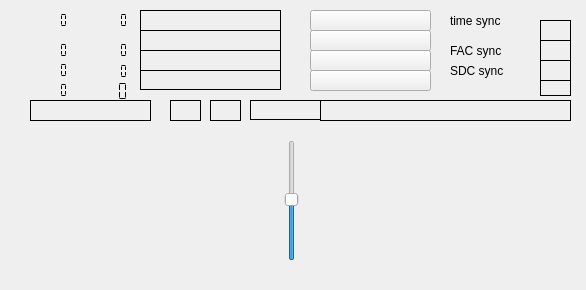
<?xml version="1.0" encoding="UTF-8"?>
<ui version="4.0">
 <class>drmdecoder</class>
 <widget class="QWidget" name="drmdecoder">
  <property name="geometry">
   <rect>
    <x>0</x>
    <y>0</y>
    <width>586</width>
    <height>290</height>
   </rect>
  </property>
  <property name="windowTitle">
   <string>drm decoder</string>
  </property>
  <widget class="QwtPlot" name="equalizerDisplay">
   <property name="geometry">
    <rect>
     <x>0</x>
     <y>140</y>
     <width>251</width>
     <height>121</height>
    </rect>
   </property>
  </widget>
  <widget class="QSlider" name="scopeSlider">
   <property name="geometry">
    <rect>
     <x>280</x>
     <y>140</y>
     <width>24</width>
     <height>121</height>
    </rect>
   </property>
   <property name="value">
    <number>50</number>
   </property>
   <property name="orientation">
    <enum>Qt::Vertical</enum>
   </property>
  </widget>
  <widget class="QwtPlot" name="iqPlotter">
   <property name="geometry">
    <rect>
     <x>340</x>
     <y>130</y>
     <width>191</width>
     <height>141</height>
    </rect>
   </property>
  </widget>
  <widget class="QLabel" name="messageLabel">
   <property name="geometry">
    <rect>
     <x>320</x>
     <y>100</y>
     <width>251</width>
     <height>21</height>
    </rect>
   </property>
   <property name="frameShape">
    <enum>QFrame::Box</enum>
   </property>
   <property name="text">
    <string/>
   </property>
  </widget>
  <widget class="QLabel" name="stationLabel">
   <property name="geometry">
    <rect>
     <x>30</x>
     <y>100</y>
     <width>121</width>
     <height>21</height>
    </rect>
   </property>
   <property name="frameShape">
    <enum>QFrame::Box</enum>
   </property>
   <property name="lineWidth">
    <number>1</number>
   </property>
   <property name="text">
    <string/>
   </property>
  </widget>
  <widget class="QLabel" name="audioModelabel">
   <property name="geometry">
    <rect>
     <x>250</x>
     <y>100</y>
     <width>71</width>
     <height>20</height>
    </rect>
   </property>
   <property name="frameShape">
    <enum>QFrame::Box</enum>
   </property>
   <property name="text">
    <string/>
   </property>
  </widget>
  <widget class="QLabel" name="modeIndicator">
   <property name="geometry">
    <rect>
     <x>210</x>
     <y>100</y>
     <width>31</width>
     <height>21</height>
    </rect>
   </property>
   <property name="frameShape">
    <enum>QFrame::Box</enum>
   </property>
   <property name="text">
    <string/>
   </property>
  </widget>
  <widget class="QLabel" name="spectrumIndicator">
   <property name="geometry">
    <rect>
     <x>170</x>
     <y>100</y>
     <width>31</width>
     <height>21</height>
    </rect>
   </property>
   <property name="frameShape">
    <enum>QFrame::Box</enum>
   </property>
   <property name="text">
    <string/>
   </property>
  </widget>
  <widget class="QPushButton" name="channel_4">
   <property name="geometry">
    <rect>
     <x>310</x>
     <y>70</y>
     <width>121</width>
     <height>21</height>
    </rect>
   </property>
   <property name="text">
    <string/>
   </property>
  </widget>
  <widget class="QPushButton" name="channel_3">
   <property name="geometry">
    <rect>
     <x>310</x>
     <y>50</y>
     <width>121</width>
     <height>21</height>
    </rect>
   </property>
   <property name="text">
    <string/>
   </property>
  </widget>
  <widget class="QPushButton" name="channel_2">
   <property name="geometry">
    <rect>
     <x>310</x>
     <y>30</y>
     <width>121</width>
     <height>21</height>
    </rect>
   </property>
   <property name="text">
    <string/>
   </property>
  </widget>
  <widget class="QPushButton" name="channel_1">
   <property name="geometry">
    <rect>
     <x>310</x>
     <y>10</y>
     <width>121</width>
     <height>21</height>
    </rect>
   </property>
   <property name="toolTip">
    <string>&lt;html&gt;&lt;head/&gt;&lt;body&gt;&lt;p&gt;Visibility of the button suggests the availability of a DRM channel.&lt;/p&gt;&lt;/body&gt;&lt;/html&gt;</string>
   </property>
   <property name="text">
    <string/>
   </property>
  </widget>
  <widget class="QLCDNumber" name="snrDisplay">
   <property name="geometry">
    <rect>
     <x>80</x>
     <y>80</y>
     <width>51</width>
     <height>23</height>
    </rect>
   </property>
   <property name="toolTip">
    <string>&lt;html&gt;&lt;head/&gt;&lt;body&gt;&lt;p&gt;Estimate of the SNR of the DRM signal.&lt;/p&gt;&lt;/body&gt;&lt;/html&gt;</string>
   </property>
   <property name="frameShape">
    <enum>QFrame::NoFrame</enum>
   </property>
   <property name="frameShadow">
    <enum>QFrame::Plain</enum>
   </property>
   <property name="lineWidth">
    <number>0</number>
   </property>
   <property name="segmentStyle">
    <enum>QLCDNumber::Flat</enum>
   </property>
  </widget>
  <widget class="QLCDNumber" name="angleDisplay">
   <property name="geometry">
    <rect>
     <x>90</x>
     <y>60</y>
     <width>41</width>
     <height>23</height>
    </rect>
   </property>
   <property name="toolTip">
    <string>&lt;html&gt;&lt;head/&gt;&lt;body&gt;&lt;p&gt;Phase angle of the error.&lt;/p&gt;&lt;/body&gt;&lt;/html&gt;</string>
   </property>
   <property name="frameShape">
    <enum>QFrame::NoFrame</enum>
   </property>
   <property name="segmentStyle">
    <enum>QLCDNumber::Flat</enum>
   </property>
  </widget>
  <widget class="QLCDNumber" name="show_small_offset">
   <property name="geometry">
    <rect>
     <x>90</x>
     <y>40</y>
     <width>41</width>
     <height>21</height>
    </rect>
   </property>
   <property name="toolTip">
    <string>&lt;html&gt;&lt;head/&gt;&lt;body&gt;&lt;p&gt;Fine frequency offset as measured by the software (i.e. the offset to the nearest carrier).&lt;/p&gt;&lt;/body&gt;&lt;/html&gt;</string>
   </property>
   <property name="frameShape">
    <enum>QFrame::NoFrame</enum>
   </property>
   <property name="segmentStyle">
    <enum>QLCDNumber::Flat</enum>
   </property>
  </widget>
  <widget class="QLCDNumber" name="show_int_offset">
   <property name="geometry">
    <rect>
     <x>90</x>
     <y>10</y>
     <width>41</width>
     <height>21</height>
    </rect>
   </property>
   <property name="toolTip">
    <string>&lt;html&gt;&lt;head/&gt;&lt;body&gt;&lt;p&gt;&amp;quot;Coarse frequency offset as measured by the software&amp;quot;&lt;/p&gt;&lt;p&gt;&lt;br/&gt;&lt;/p&gt;&lt;/body&gt;&lt;/html&gt;</string>
   </property>
   <property name="frameShape">
    <enum>QFrame::NoFrame</enum>
   </property>
   <property name="segmentStyle">
    <enum>QLCDNumber::Flat</enum>
   </property>
  </widget>
  <widget class="QLCDNumber" name="phaseOffsetDisplay">
   <property name="geometry">
    <rect>
     <x>30</x>
     <y>80</y>
     <width>41</width>
     <height>21</height>
    </rect>
   </property>
   <property name="font">
    <font>
     <family>DejaVu Sans</family>
     <pointsize>8</pointsize>
    </font>
   </property>
   <property name="toolTip">
    <string>&lt;html&gt;&lt;head/&gt;&lt;body&gt;&lt;p&gt;PhaseOffsetDisplay shows the local offset of the frequency as caused by the mousewheeel&lt;/p&gt;&lt;/body&gt;&lt;/html&gt;</string>
   </property>
   <property name="frameShape">
    <enum>QFrame::NoFrame</enum>
   </property>
   <property name="segmentStyle">
    <enum>QLCDNumber::Flat</enum>
   </property>
  </widget>
  <widget class="QLCDNumber" name="clockOffsetDisplay">
   <property name="geometry">
    <rect>
     <x>30</x>
     <y>60</y>
     <width>41</width>
     <height>21</height>
    </rect>
   </property>
   <property name="toolTip">
    <string>&lt;html&gt;&lt;head/&gt;&lt;body&gt;&lt;p&gt;Estimate of the clock offset (measured between successive frames).&lt;/p&gt;&lt;/body&gt;&lt;/html&gt;</string>
   </property>
   <property name="frameShape">
    <enum>QFrame::NoFrame</enum>
   </property>
   <property name="segmentStyle">
    <enum>QLCDNumber::Flat</enum>
   </property>
  </widget>
  <widget class="QLCDNumber" name="timeOffsetDisplay">
   <property name="geometry">
    <rect>
     <x>30</x>
     <y>40</y>
     <width>41</width>
     <height>21</height>
    </rect>
   </property>
   <property name="toolTip">
    <string>&lt;html&gt;&lt;head/&gt;&lt;body&gt;&lt;p&gt;Time offset display, i.e. the &amp;quot;fine&amp;quot; time error.&lt;/p&gt;&lt;/body&gt;&lt;/html&gt;</string>
   </property>
   <property name="frameShape">
    <enum>QFrame::NoFrame</enum>
   </property>
   <property name="segmentStyle">
    <enum>QLCDNumber::Flat</enum>
   </property>
  </widget>
  <widget class="QLCDNumber" name="timeDelayDisplay">
   <property name="geometry">
    <rect>
     <x>30</x>
     <y>10</y>
     <width>41</width>
     <height>21</height>
    </rect>
   </property>
   <property name="toolTip">
    <string>&lt;html&gt;&lt;head/&gt;&lt;body&gt;&lt;p&gt;Time delay, i.e. a measure of the timing error.&lt;/p&gt;&lt;/body&gt;&lt;/html&gt;</string>
   </property>
   <property name="frameShape">
    <enum>QFrame::NoFrame</enum>
   </property>
   <property name="segmentStyle">
    <enum>QLCDNumber::Flat</enum>
   </property>
  </widget>
  <widget class="QLabel" name="faadSyncLabel">
   <property name="geometry">
    <rect>
     <x>540</x>
     <y>80</y>
     <width>31</width>
     <height>16</height>
    </rect>
   </property>
   <property name="toolTip">
    <string>&lt;html&gt;&lt;head/&gt;&lt;body&gt;&lt;p&gt;Faad sync label. Green means that the AAC decoder could decode audio.&lt;/p&gt;&lt;/body&gt;&lt;/html&gt;</string>
   </property>
   <property name="frameShape">
    <enum>QFrame::Box</enum>
   </property>
   <property name="text">
    <string/>
   </property>
  </widget>
  <widget class="QLabel" name="sdcSyncLabel">
   <property name="geometry">
    <rect>
     <x>540</x>
     <y>60</y>
     <width>31</width>
     <height>21</height>
    </rect>
   </property>
   <property name="toolTip">
    <string>&lt;html&gt;&lt;head/&gt;&lt;body&gt;&lt;p&gt;SDC sync label, green means SDC's could be decoded (usually 16 QAM).&lt;/p&gt;&lt;/body&gt;&lt;/html&gt;</string>
   </property>
   <property name="frameShape">
    <enum>QFrame::Box</enum>
   </property>
   <property name="text">
    <string/>
   </property>
  </widget>
  <widget class="QLabel" name="aacDataLabel">
   <property name="geometry">
    <rect>
     <x>140</x>
     <y>70</y>
     <width>141</width>
     <height>20</height>
    </rect>
   </property>
   <property name="frameShape">
    <enum>QFrame::Box</enum>
   </property>
   <property name="text">
    <string/>
   </property>
  </widget>
  <widget class="QLabel" name="label_4">
   <property name="geometry">
    <rect>
     <x>450</x>
     <y>60</y>
     <width>64</width>
     <height>21</height>
    </rect>
   </property>
   <property name="text">
    <string>SDC sync</string>
   </property>
  </widget>
  <widget class="QLabel" name="facSyncLabel">
   <property name="geometry">
    <rect>
     <x>540</x>
     <y>40</y>
     <width>31</width>
     <height>21</height>
    </rect>
   </property>
   <property name="toolTip">
    <string>&lt;html&gt;&lt;head/&gt;&lt;body&gt;&lt;p&gt;FAC sync label, Green means that FAC's could be decoded (easy, often 4QAM).&lt;/p&gt;&lt;/body&gt;&lt;/html&gt;</string>
   </property>
   <property name="frameShape">
    <enum>QFrame::Box</enum>
   </property>
   <property name="text">
    <string/>
   </property>
  </widget>
  <widget class="QLabel" name="label_3">
   <property name="geometry">
    <rect>
     <x>450</x>
     <y>40</y>
     <width>66</width>
     <height>21</height>
    </rect>
   </property>
   <property name="text">
    <string>FAC sync</string>
   </property>
  </widget>
  <widget class="QLabel" name="timeSyncLabel">
   <property name="geometry">
    <rect>
     <x>540</x>
     <y>20</y>
     <width>31</width>
     <height>21</height>
    </rect>
   </property>
   <property name="toolTip">
    <string>&lt;html&gt;&lt;head/&gt;&lt;body&gt;&lt;p&gt;Time sync label, green means time synchronization is OK.&lt;/p&gt;&lt;/body&gt;&lt;/html&gt;</string>
   </property>
   <property name="frameShape">
    <enum>QFrame::Box</enum>
   </property>
   <property name="text">
    <string/>
   </property>
  </widget>
  <widget class="QLabel" name="label_2">
   <property name="geometry">
    <rect>
     <x>450</x>
     <y>10</y>
     <width>66</width>
     <height>21</height>
    </rect>
   </property>
   <property name="text">
    <string>time sync</string>
   </property>
  </widget>
  <widget class="QLabel" name="timeLabel">
   <property name="geometry">
    <rect>
     <x>140</x>
     <y>30</y>
     <width>141</width>
     <height>21</height>
    </rect>
   </property>
   <property name="frameShape">
    <enum>QFrame::Box</enum>
   </property>
   <property name="text">
    <string/>
   </property>
  </widget>
  <widget class="QLabel" name="countryLabel">
   <property name="geometry">
    <rect>
     <x>140</x>
     <y>10</y>
     <width>141</width>
     <height>21</height>
    </rect>
   </property>
   <property name="frameShape">
    <enum>QFrame::Box</enum>
   </property>
   <property name="text">
    <string/>
   </property>
  </widget>
  <widget class="QLabel" name="programTypeLabel">
   <property name="geometry">
    <rect>
     <x>140</x>
     <y>50</y>
     <width>141</width>
     <height>21</height>
    </rect>
   </property>
   <property name="frameShape">
    <enum>QFrame::Box</enum>
   </property>
   <property name="text">
    <string/>
   </property>
  </widget>
 </widget>
 <customwidgets>
  <customwidget>
   <class>QwtPlot</class>
   <extends>QFrame</extends>
   <header>qwt_plot.h</header>
  </customwidget>
 </customwidgets>
 <resources/>
 <connections/>
</ui>
